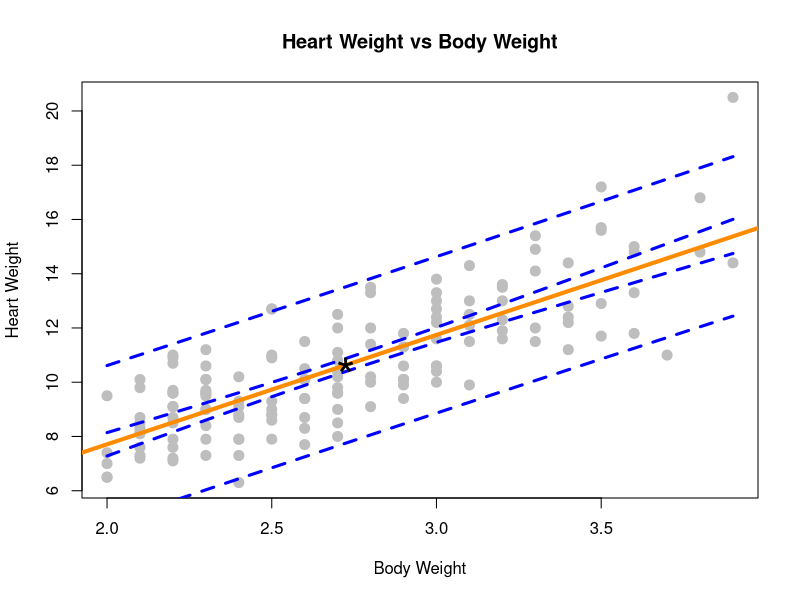
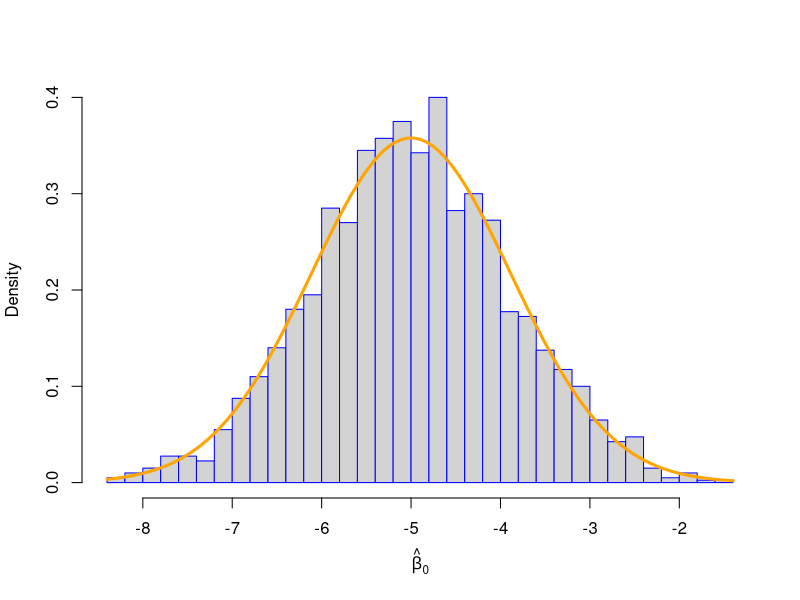
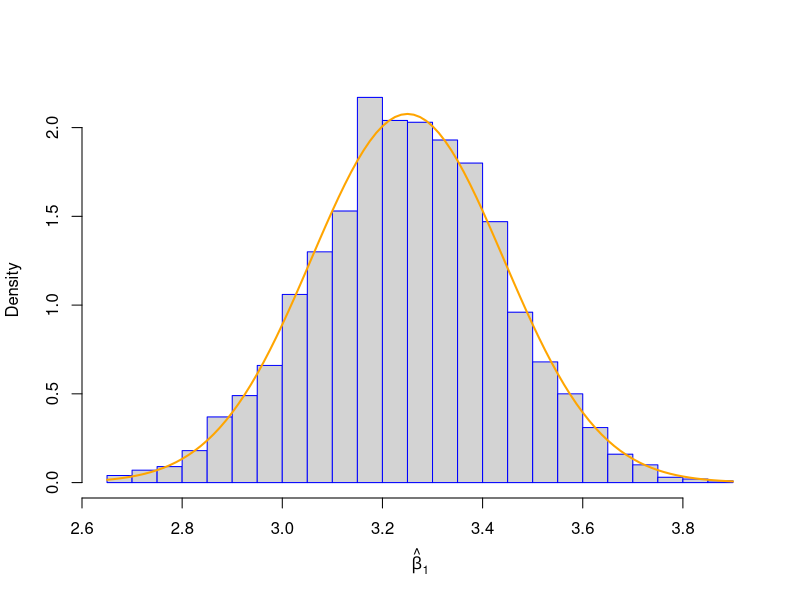

Recreate these plots in R, in order.
## ---- chunk 1
cats = MASS::cats
catsmodel = lm(Hwt ~ Bwt, data = cats)
summary(catsmodel)
## ---- chunk 2
range = confint(catsmodel, level=0.95)[2,]
## ---- chunk 3
range = confint(catsmodel, level=0.90)[1,]
## ---- chunk 4
newdata = data.frame(Bwt = c(2.1, 2.8))
interv = predict(catsmodel, newdata = newdata, interval = c("confidence"), level = 0.90)
interv
interv[1,3] - interv[1,2]
interv[2,3] - interv[2,2]
## ---- chunk 5
newdata = data.frame(Bwt = c(2.8, 4.2))
predict(catsmodel, newdata = newdata, interval = c("confidence"), level = 0.90)
## ---- chunk 6
new_data = seq(min(cats$Bwt), max(cats$Bwt), by = 0.1)
confband = predict(catsmodel, newdata = data.frame(Bwt = new_data), interval = c("confidence"), level = 0.95)
predband = predict(catsmodel, newdata = data.frame(Bwt = new_data), interval = c("prediction"), level = 0.95)
plot(Hwt ~ Bwt, data = cats,
     xlab = "Body Weight",
     ylab = "Heart Weight",
     main = "Heart Weight vs Body Weight",
     pch  = 20,
     cex  = 2,
     col  = "grey")
abline(catsmodel, lwd = 4, col = "darkorange")
lines(new_data, confband[,"lwr"], col = "blue", lwd = 3, lty = 2)
lines(new_data, confband[,"upr"], col = "blue", lwd = 3, lty = 2)
lines(new_data, predband[,"lwr"], col = "blue", lwd = 3, lty = 2)
lines(new_data, predband[,"upr"], col = "blue", lwd = 3, lty = 2)

points(mean(cats$Bwt), mean(cats$Hwt), pch = "*", cex = 3)
## ---- chunk 7
beta1 = 4
b1_hat_se = coef(summary(catsmodel))[2,2]
b1_hat = coef(summary(catsmodel))[2,1]

tvalue = (b1_hat-beta1)/(b1_hat_se)
## ---- chunk 8
pvalue = 2*pt(tvalue, df=nrow(cats)-2, lower.tail=FALSE)
## ---- chunk 9
data(Ozone, package = "mlbench")
Ozone = Ozone[, c(4, 6, 7, 8)]
colnames(Ozone) = c("ozone", "wind", "humidity", "temp")
Ozone = Ozone[complete.cases(Ozone), ]
## ---- chunk 10
ozone_wind_model = lm(ozone~wind, data = Ozone)
summary(ozone_wind_model)
## ---- chunk 11
tvalue2 = coef(summary(ozone_wind_model))[2,3]
pvalue2 = coef(summary(ozone_wind_model))[2,4]
## ---- chunk 12
ozone_temp_model = lm(ozone~temp, data = Ozone)
summary(ozone_temp_model)
## ---- chunk 13
tvalue3 = coef(summary(ozone_temp_model))[2,3]
pvalue3 = coef(summary(ozone_temp_model))[2,4]
## ---- chunk 14
sim_func = function(x, beta_0, beta_1, sigma) {
  n = length(x)
  ep = rnorm(n, mean = 0, sd = sigma)
  y = beta_0 + beta_1 * x + ep
  data.frame(predictor = x, response = y)
}
## ---- chunk 15
birthday = 19960926
set.seed(birthday)
n = 50
x = seq(0, 10, length = n)

beta_0 = -5
beta_1 = 3.25
sigma = 4
beta_1_hat=rep(0,2000)
beta_0_hat=rep(0,2000)
Sxx=sum((x-mean(x))^2)
for(i in 1:2000) {
  data3 = sim_func(x, beta_0, beta_1, sigma)
  model3 = lm(response ~ predictor, data = data3)
  beta_0_hat[i] = coef(model3)[1]
  beta_1_hat[i] = coef(model3)[2]
}
## ---- chunk 16
var0 = sigma^2 * (1/n + (mean(x)^2 / Sxx))
var1 = sigma^2 / Sxx

col1 = c("True expected value" = beta_0, "Mean of simulated values" = mean(beta_0_hat), "True standard deviation" = sqrt(var0), "Simulated standard deviation" = sd(beta_0_hat))
col2 = c("True expected value" = beta_1, "Mean of simulated values" = mean(beta_1_hat), "True standard deviation" = sqrt(var1), "Simulated standard deviation" = sd(beta_1_hat))
table = data.frame(beta_0_hat = col1, beta_1_hat = col2)
knitr::kable(table, row.names = TRUE)
## ---- chunk 17
hist(beta_0_hat, prob = TRUE, breaks = 25, 
     xlab = expression(hat(beta)[0]),
     main = "",
     border = "blue"
     )
curve(dnorm(x, mean = beta_0, sd = sqrt(var0)), col = "orange", add = TRUE, lwd = 3)
## ---- chunk 18
hist(beta_1_hat, prob = TRUE, breaks = 25, 
     xlab = expression(hat(beta)[1]),
     main = "",
     border = "blue"
     )
curve(dnorm(x, mean = beta_1, sd = sqrt(var1)), col = "orange", add = TRUE, lwd = 2)
## ---- chunk 19
birthday = 19960926
set.seed(birthday)
n = 25
x = seq(0, 2.5, length = n)

beta_0 = 5
beta_1 = 2
sigma = 3
beta_1_hat4=rep(0,2500)
beta_0_hat4=rep(0,2500)
Sxx=sum((x-mean(x))^2)
s_e = rep(0, 2500)
for(i in 1:2500) {
  data4 = sim_func(x, beta_0, beta_1, sigma)
  model4 = lm(response ~ predictor, data = data4)
  beta_0_hat4[i] = coef(model4)[1]
  beta_1_hat4[i] = coef(model4)[2]
  s_e[i] = summary(model4)$coefficients[2, 2]
}
## ---- chunk 20
confint(model4, level = 0.95)
cval = qt(.025, df=n-2, lower.tail = FALSE)
lower_95 = beta_1_hat4 - cval * s_e
upper_95 = beta_0_hat4 + cval * s_e
intervals = data.frame("lower" = lower_95, "upper" = upper_95);
#intervals
## ---- chunk 21
mean((lower_95 <= beta_1) & (beta_1 <= upper_95))
## ---- chunk 22
1-mean((lower_95 <= beta_1) & (beta_1 <= upper_95))
## ---- chunk 23
confint(model4, level = 0.99)
cval99 = qt(.005/2, df=n-2, lower.tail = FALSE)
lower_99 = beta_1_hat4 - cval99 * s_e
upper_99 = beta_0_hat4 + cval99 * s_e
intervals = data.frame("lower" = lower_99, "upper" = upper_99);
#intervals
## ---- chunk 24
mean((lower_99 <= beta_1) & (beta_1 <= upper_99))
## ---- chunk 25
1- mean((lower_95 <= beta_1) & (beta_1 <= upper_95))
## ---- chunk 26
calc_pred_int = function(model, newdata, level=.95) {
  n = nrow(model$model)
  y_hat = predict(model, newdata = newdata)
  columns = colnames(newdata)
  xmean = mean(model$model[,columns])
  alpha = 0.05
  cval = qt(alpha/2, df=n-2, lower.tail = FALSE)
  sigma = summary(model)$sigma
  Sxx = sum((model$model[,columns] -xmean)^2)
  se = sqrt(sigma^2 * (1 + 1/n +((newdata-xmean)^2/Sxx)))
  lower95 = (y_hat - cval*se)[,1]
  upper95 = (y_hat + cval*se)[,1]
  return (c(estimate=y_hat, lower=lower95, upper=upper95))
}
